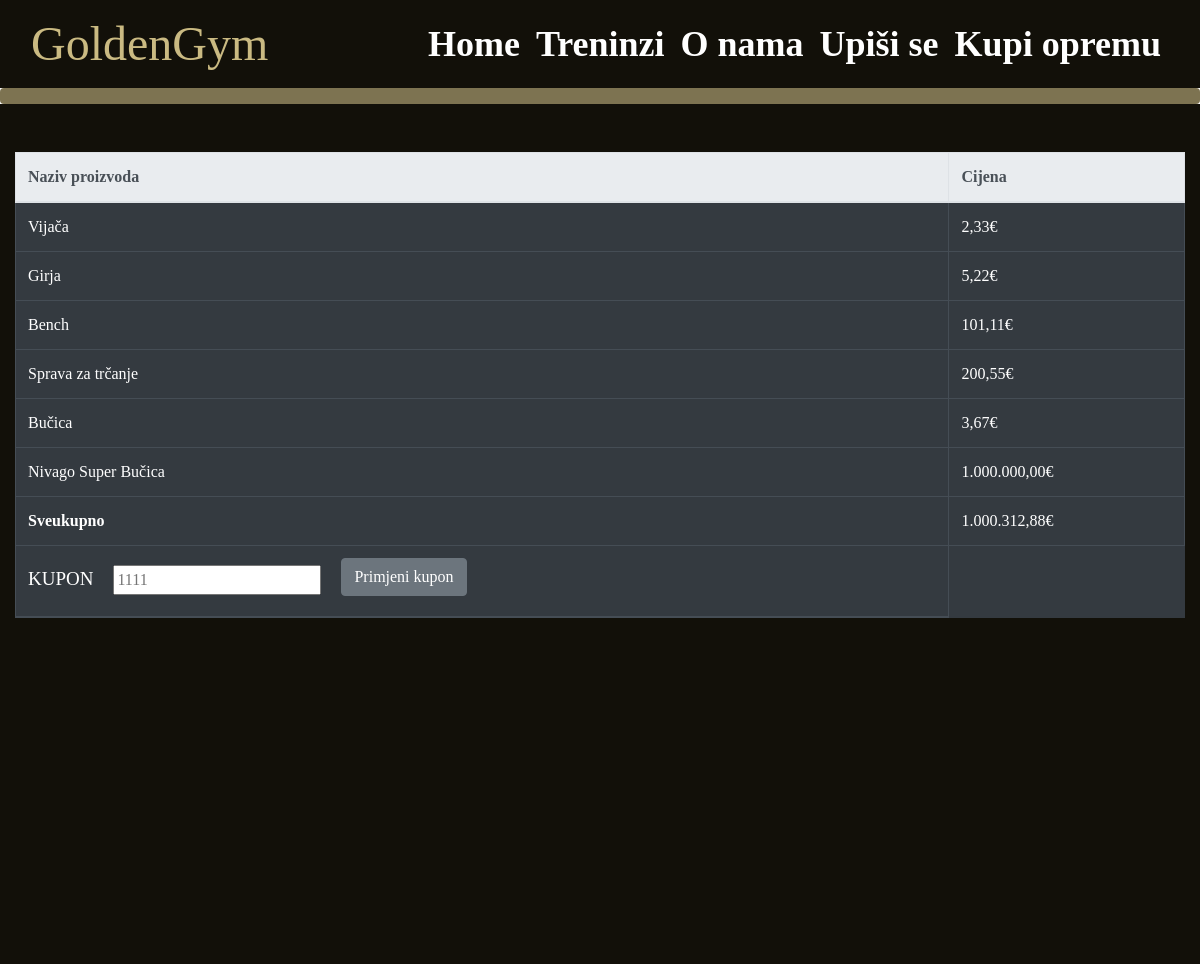
The app's page /oprema.php with its own data.
### tables this page shows
CREATE TABLE IF NOT EXISTS `cijene` (
  `id` int NOT NULL AUTO_INCREMENT,
  `naziv` varchar(50) NOT NULL,
  `cijena` decimal(10,2) NOT NULL,
  PRIMARY KEY (`id`)
);

### opremaConnect.php (called while the page is built, shortened)
<?php
$user = 'guest';
$password = 'guest';
$dbname = 'cijene';
$host = 'localhost';
$con = new mysqli($host, $user, $password, $dbname);
$con->set_charset('utf8');
$sql = "SELECT naziv, cijena from cijene";
$result = mysqli_query($con, $sql);
$sqlSum = "SELECT SUM(cijena) as 'total' from cijene";
$resultSum = mysqli_query($con, $sqlSum);

### oprema.php (the view, shortened to what this page needs)
<?php
include 'opremaConnect.php';
global $ukupno_iznos;
global $ukupnoBezKupona;
while($suma = mysqli_fetch_assoc($resultSum)){
    $ukupno_iznos = $suma['total'];
    $ukupnoBezKupona=number_format($ukupno_iznos, 2, ',', '.');
}
$vrijednostKupona = round(0.3*$ukupno_iznos,2);
$vrijednostKupona = number_format($vrijednostKupona, 2, ',', '.');
$ukupnoSaKuponom = round(0.7*$ukupno_iznos,2);
$ukupnoSaKuponom = number_format($ukupnoSaKuponom, 2, ',', '.');
function izlistajCijeneBezKupona(){
    global $result;
    while ($row=mysqli_fetch_assoc($result)){
        $row_naziv = $row["naziv"];
        $row_cijena = $row["cijena"];
        $row_cijena = number_format($row_cijena, 2, ',', '.');
        echo "<tr><td>".$row_naziv."</td><td>".$row_cijena."€"."</td></tr>";
        }
}
function izlistajSveukupnoBezKupona(){
    global $ukupnoBezKupona;
    echo $ukupnoBezKupona."€";
}
?>
<!DOCTYPE html>
<html lang="en">
<head>
    <link rel="stylesheet" href="https://cdn.jsdelivr.net/npm/bootstrap@4.6.2/dist/css/bootstrap.min.css">
    <link rel="stylesheet" type="text/css" href="style.css">
    <link rel="stylesheet" href="https://cdnjs.cloudflare.com/ajax/libs/font-awesome/6.4.0/css/all.min.css">
</head>
<body>
<?php include 'navbar.php';?>
<hr>
<div class="container-fluid bgColorOprema pt-5">
<table class="table table-dark table-bordered table-hover">
  <thead class="thead-light">
    <tr>
      <th scope="col">Naziv proizvoda</th>
      <th scope="col">Cijena</th>
    </tr>
  </thead>
  <tbody>
    <?php
    if(mysqli_num_rows($result)>0){
        if (isset($_POST['kupon'])){
            if ($_POST['kupon']=="1234"){
                izlistajCijeneSaKuponom();
                }
            else {
                izlistajCijeneBezKupona();
                }
            }
        elseif (mysqli_num_rows($result)>0){
            izlistajCijeneBezKupona();
            }
        }
    ?>
    <tr>
        <td><b>Sveukupno</b></td>
        <td>
            <?php
            if (isset($_POST['kupon'])){
                $kupon = $_POST['kupon'];
                if ($kupon=="1234"){
                    echo "Vrijednost kupona: 30% = ".$vrijednostKupona ."€"."<br>";
                    echo "Ukupno bez kupona: ".$ukupnoBezKupona."€"."<br>";
                    echo "Kupon: -".$vrijednostKupona."€"."<br><br>";
                    echo "<b>Sveukupno: </b>".$ukupnoSaKuponom."€";
                    }
                else {
                    izlistajSveukupnoBezKupona();
                }
                }
            else{
                izlistajSveukupnoBezKupona();
            }
            ?>
        </td>
    </tr>
    <thead class="thead-light">
        <tr>
            <td>
                <form action="" method="post">
                    <label class="pr-3" for="kupon">KUPON</label>
                    <input type="text" name="kupon" id="kupon" placeholder="1111" pattern="[0-9]{4}">
                    <input name="button" type="submit" class="ml-3 mb-2 btn btn-secondary" value="Primjeni kupon">
                </form>
            </td>
        </tr>
    </thead>
  </tbody>
</table>
</div>
</body>
</html>

### navbar.php (shortened to what this page needs)
<nav class="navbar navbar-expand-lg sticky-top navBG">
<div class="container-fluid flex">
  <a class="logo" href="#">GoldenGym</a>
  <div class="collapse navbar-collapse navMenu" id="navbarSupportedContent">
    <ul class="navbar-nav ml-auto">
      <li class="nav-item">
        <a class="nav-link" href="index.php">Home</a>
      </li>
      <li class="nav-item">
        <a class="nav-link" href="treninzi.php">Treninzi</a>
      </li>
      <li class="nav-item">
        <a class="nav-link" href="about.php">O nama</a>
      </li>
      <li class="nav-item">
        <a class="nav-link" href="upisi.php">Upiši se</a>
      </li>
      <li class="nav-item">
        <a class="nav-link" href="oprema.php">Kupi opremu</a>
      </li>
    </ul>
  </div>
</div>
</nav>

### style.css (style rules this page uses)
body { font-family: "sitka"; }
.navMenu a { font-weight: bold; color: white; font-size: 36px; }
.navBG { background-color: #121009; }
.logo { font-family: "Script MT Bold"; color: #CABA82; font-size: 48px; }
hr { border: 8px solid #7D7351; border-radius: 4px; padding: 0; margin: 0; }
.bgColorOprema { background-color: #121009; padding-bottom: 330px; }
form label { color: white; font-size: 19px; }

### records on screen
cijene: naziv "Vijača", cijena "2,33"
cijene: naziv "Girja", cijena "5,22"
cijene: naziv "Bench", cijena "101,11"
cijene: naziv "Sprava za trčanje", cijena "200,55"
cijene: naziv "Bučica", cijena "3,67"
cijene: naziv "Nivago Super Bučica", cijena "1.000.000,00"

### other values on screen
$ukupnoBezKupona "1.000.312,88"
